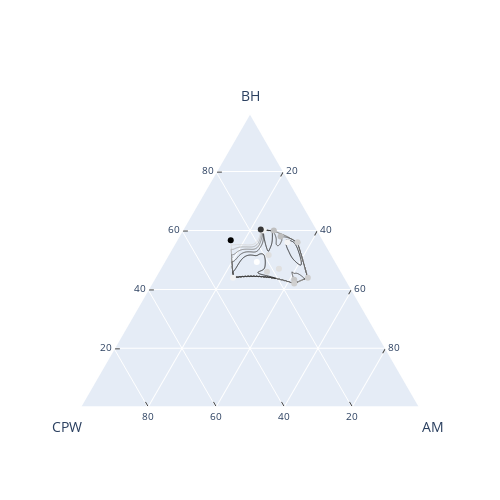

The notebook cell saved with this chart:
### Markdown cell above
## Pore Volume Ternary Contour Plot

### Code cell
import plotly.figure_factory as ff
import numpy as np

data_cat = pd.read_excel("Oil and catalyst Mixture designs plot.xlsx", sheet_name="Catalyst design")

test_data = data_cat.values

a = test_data[:, 0]
b = test_data[:, 1]
c = test_data[:, 2]

v = test_data[:, 4]

fig = ff.create_ternary_contour(
    np.array([a, b, c]), v,
    pole_labels=['A', 'B', 'C'],
    ncontours=5,
    colorscale='Greys',
    showscale=False,
    coloring="lines",
    showmarkers=True
    
)

fig.update_layout(
    ternary=dict(
        sum=100,
        aaxis=dict(title='BH', ticks='inside', tickfont=dict(size=10)),
        baxis=dict(title='CPW', ticks='inside', tickfont=dict(size=10)),
        caxis=dict(title='AM', ticks='inside', tickfont=dict(size=10)),
    ),
)

fig.show()

### Figure 1 — Plotly figure (JSON) as saved in the notebook; plotly's stock layout.template omitted (floating-point values rounded to 4 significant figures; data arrays with more than 128 entries replaced by an {"elided": "..."} marker saying what was removed)
{"data": [{"a": [1, 0, 0], "b": [0, 1, 0], "c": [0, 0, 1], "fillcolor": "rgb(255.0, 255.0, 255.0)", "hoverinfo": "skip", "line": {"color": "rgb(255.0, 255.0, 255.0)", "shape": "spline", "width": 1}, "mode": "lines", "name": "0.407", "showlegend": true, "type": "scatterternary"}, {"a": {"elided": "785 float values"}, "b": {"elided": "785 float values"}, "c": {"elided": "785 float values"}, "fillcolor": "rgb(212.49999999999997, 212.49999999999997, 212.49999999999997)", "hoverinfo": "skip", "line": {"color": "rgb(212.49999999999997, 212.49999999999997, 212.49999999999997)", "shape": "spline", "width": 1}, "mode": "lines", "name": "0.357", "showlegend": true, "type": "scatterternary"}, {"a": {"elided": "773 float values"}, "b": {"elided": "773 float values"}, "c": {"elided": "773 float values"}, "fillcolor": "rgb(170.0, 170.0, 170.0)", "hoverinfo": "skip", "line": {"color": "rgb(170.0, 170.0, 170.0)", "shape": "spline", "width": 1}, "mode": "lines", "name": "0.308", "showlegend": true, "type": "scatterternary"}, {"a": {"elided": "765 float values"}, "b": {"elided": "765 float values"}, "c": {"elided": "765 float values"}, "fillcolor": "rgb(127.5, 127.5, 127.5)", "hoverinfo": "skip", "line": {"color": "rgb(127.5, 127.5, 127.5)", "shape": "spline", "width": 1}, "mode": "lines", "name": "0.259", "showlegend": true, "type": "scatterternary"}, {"a": {"elided": "845 float values"}, "b": {"elided": "845 float values"}, "c": {"elided": "845 float values"}, "fillcolor": "rgb(85.0, 85.0, 85.0)", "hoverinfo": "skip", "line": {"color": "rgb(85.0, 85.0, 85.0)", "shape": "spline", "width": 1}, "mode": "lines", "name": "0.210", "showlegend": true, "type": "scatterternary"}, {"a": {"elided": "397 float values"}, "b": {"elided": "397 float values"}, "c": {"elided": "397 float values"}, "fillcolor": "rgb(42.5, 42.5, 42.5)", "hoverinfo": "skip", "line": {"color": "rgb(42.5, 42.5, 42.5)", "shape": "spline", "width": 1}, "mode": "lines", "name": "0.160", "showlegend": true, "type": "scatterternary"}, {"a": {"elided": "183 float values"}, "b": {"elided": "183 float values"}, "c": {"elided": "183 float values"}, "fillcolor": "rgb(42.5, 42.5, 42.5)", "hoverinfo": "skip", "line": {"color": "rgb(42.5, 42.5, 42.5)", "shape": "spline", "width": 1}, "mode": "lines", "name": "0.160", "showlegend": true, "type": "scatterternary"}, {"a": {"elided": "155 float values"}, "b": {"elided": "155 float values"}, "c": {"elided": "155 float values"}, "fillcolor": "rgb(42.5, 42.5, 42.5)", "hoverinfo": "skip", "line": {"color": "rgb(42.5, 42.5, 42.5)", "shape": "spline", "width": 1}, "mode": "lines", "name": "0.160", "showlegend": true, "type": "scatterternary"}, {"a": [0.46, 0.44, 0.47, 0.5167, 0.56, 0.4933, 0.6, 0.56, 0.4333, 0.42, 0.58, 0.6, 0.6033, 0.5667, 0.44], "b": [0.22, 0.33, 0.18, 0.1867, 0.08, 0.2333, 0.16, 0.11, 0.1533, 0.16, 0.12, 0.13, 0.1667, 0.2733, 0.11], "c": [0.32, 0.23, 0.35, 0.2967, 0.36, 0.2733, 0.24, 0.33, 0.4133, 0.42, 0.3, 0.27, 0.23, 0.16, 0.45], "hovertemplate": "A: %{a:.3f}<br>B: %{b:.3f}<br>C: %{c:.3f}<br>z: %{marker.color:.3f}<extra></extra>", "marker": {"color": [0.1867, 0.1397, 0.173, 0.1747, 0.195, 0.111, 0.143, 0.139, 0.21, 0.1987, 0.221, 0.2197, 0.3557, 0.4067, 0.2], "colorscale": [[0, "rgb(255,255,255)"], [0.125, "rgb(240,240,240)"], [0.25, "rgb(217,217,217)"], [0.375, "rgb(189,189,189)"], [0.5, "rgb(150,150,150)"], [0.625, "rgb(115,115,115)"], [0.75, "rgb(82,82,82)"], [0.875, "rgb(37,37,37)"], [1, "rgb(0,0,0)"]], "line": {"color": "rgb(120, 120, 120)", "width": 0}}, "mode": "markers", "opacity": 1, "type": "scatterternary"}], "layout": {"height": 500, "showlegend": false, "ternary": {"aaxis": {"linewidth": 2, "min": 0.01, "tickfont": {"size": 10}, "ticks": "inside", "title": {"text": "BH"}}, "baxis": {"linewidth": 2, "min": 0.01, "tickfont": {"size": 10}, "ticks": "inside", "title": {"text": "CPW"}}, "caxis": {"linewidth": 2, "min": 0.01, "tickfont": {"size": 10}, "ticks": "inside", "title": {"text": "AM"}}, "sum": 100}, "width": 500}}
